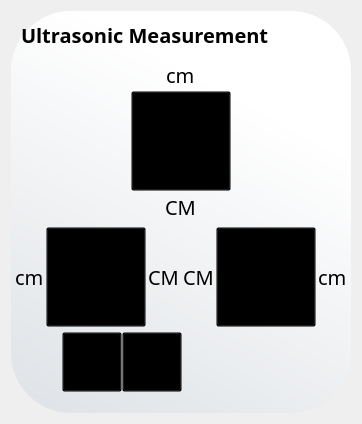
             <widget class="QWidget" name="ultrameasurement_page">
              <layout class="QHBoxLayout" name="horizontalLayout_81">
               <item>
                <widget class="QFrame" name="frame_131">
                 <property name="styleSheet">
                  <string notr="true">#frame_131{
background-color: qlineargradient(spread:pad, x1:0, y1:1, x2:0.413, y2:0.0908638, stop:0 #dee2e6, stop:1 #ffffff);
border-radius:60px;
}

#frame_133,#frame_134,#frame_137,#frame_138,#frame_139,#frame_135,#frame_136,#frame_140,#frame_141,#frame_143,#frame_144,#frame_145,#frame_146,#frame_147,#frame_148,#frame_142,#label_54,#label_57,#label_58,#label_59,#label_54,#cmultra1#cmultra_2,#cmultra_3{
background-color:rgba(0,0,0,0);
}

#pushButton_28,#pushButton_29,#pushButton_30,#pushButton_26,#pushButton_27{
background-color:rgba(0,0,0,0);
}

#pushButton_28:hover,#pushButton_29:hover,#pushButton_30:hover{
background-color:rgba(0,0,0,20);
border-radius:50px;
}

#pushButton_26:hover,#pushButton_27:hover{
background-color:rgba(0,0,0,20);
border-radius:30px;
}</string>
                 </property>
                 <property name="frameShape">
                  <enum>QFrame::StyledPanel</enum>
                 </property>
                 <property name="frameShadow">
                  <enum>QFrame::Raised</enum>
                 </property>
                 <layout class="QVBoxLayout" name="verticalLayout_67">
                  <property name="spacing">
                   <number>0</number>
                  </property>
                  <property name="leftMargin">
                   <number>0</number>
                  </property>
                  <property name="topMargin">
                   <number>0</number>
                  </property>
                  <property name="rightMargin">
                   <number>0</number>
                  </property>
                  <property name="bottomMargin">
                   <number>0</number>
                  </property>
                  <item alignment="Qt::AlignLeft|Qt::AlignTop">
                   <widget class="QFrame" name="frame_133">
                    <property name="sizePolicy">
                     <sizepolicy hsizetype="Preferred" vsizetype="Expanding">
                      <horstretch>0</horstretch>
                      <verstretch>0</verstretch>
                     </sizepolicy>
                    </property>
                    <property name="frameShape">
                     <enum>QFrame::StyledPanel</enum>
                    </property>
                    <property name="frameShadow">
                     <enum>QFrame::Raised</enum>
                    </property>
                    <layout class="QHBoxLayout" name="horizontalLayout_87">
                     <item>
                      <widget class="QLabel" name="label_54">
                       <property name="font">
                        <font>
                         <family>BankGothic Md BT</family>
                         <pointsize>15</pointsize>
                         <weight>75</weight>
                         <bold>true</bold>
                        </font>
                       </property>
                       <property name="text">
                        <string>Ultrasonic Measurement</string>
                       </property>
                      </widget>
                     </item>
                    </layout>
                   </widget>
                  </item>
                  <item alignment="Qt::AlignHCenter|Qt::AlignBottom">
                   <widget class="QFrame" name="frame_134">
                    <property name="sizePolicy">
                     <sizepolicy hsizetype="Preferred" vsizetype="Expanding">
                      <horstretch>0</horstretch>
                      <verstretch>0</verstretch>
                     </sizepolicy>
                    </property>
                    <property name="frameShape">
                     <enum>QFrame::StyledPanel</enum>
                    </property>
                    <property name="frameShadow">
                     <enum>QFrame::Raised</enum>
                    </property>
                    <layout class="QVBoxLayout" name="verticalLayout_68">
                     <property name="spacing">
                      <number>0</number>
                     </property>
                     <property name="leftMargin">
                      <number>0</number>
                     </property>
                     <property name="topMargin">
                      <number>0</number>
                     </property>
                     <property name="rightMargin">
                      <number>0</number>
                     </property>
                     <property name="bottomMargin">
                      <number>0</number>
                     </property>
                     <item>
                      <widget class="QFrame" name="frame_137">
                       <property name="frameShape">
                        <enum>QFrame::StyledPanel</enum>
                       </property>
                       <property name="frameShadow">
                        <enum>QFrame::Raised</enum>
                       </property>
                       <layout class="QHBoxLayout" name="horizontalLayout_88">
                        <property name="spacing">
                         <number>0</number>
                        </property>
                        <property name="leftMargin">
                         <number>0</number>
                        </property>
                        <property name="topMargin">
                         <number>0</number>
                        </property>
                        <property name="rightMargin">
                         <number>0</number>
                        </property>
                        <property name="bottomMargin">
                         <number>0</number>
                        </property>
                        <item alignment="Qt::AlignHCenter|Qt::AlignBottom">
                         <widget class="QLabel" name="cmultra1">
                          <property name="font">
                           <font>
                            <family>BankGothic Md BT</family>
                            <pointsize>15</pointsize>
                           </font>
                          </property>
                          <property name="styleSheet">
                           <string notr="true">background-color:rgba(0,0,0,0);</string>
                          </property>
                          <property name="text">
                           <string>cm</string>
                          </property>
                         </widget>
                        </item>
                       </layout>
                      </widget>
                     </item>
                     <item>
                      <widget class="QFrame" name="frame_139">
                       <property name="frameShape">
                        <enum>QFrame::StyledPanel</enum>
                       </property>
                       <property name="frameShadow">
                        <enum>QFrame::Raised</enum>
                       </property>
                       <layout class="QHBoxLayout" name="horizontalLayout_94">
                        <property name="spacing">
                         <number>0</number>
                        </property>
                        <property name="leftMargin">
                         <number>0</number>
                        </property>
                        <property name="topMargin">
                         <number>0</number>
                        </property>
                        <property name="rightMargin">
                         <number>0</number>
                        </property>
                        <property name="bottomMargin">
                         <number>0</number>
                        </property>
                        <item alignment="Qt::AlignHCenter|Qt::AlignBottom">
                         <widget class="QPushButton" name="pushButton_28">
                          <property name="sizePolicy">
                           <sizepolicy hsizetype="Maximum" vsizetype="Maximum">
                            <horstretch>0</horstretch>
                            <verstretch>0</verstretch>
                           </sizepolicy>
                          </property>
                          <property name="minimumSize">
                           <size>
                            <width>100</width>
                            <height>100</height>
                           </size>
                          </property>
                          <property name="text">
                           <string/>
                          </property>
                          <property name="icon">
                           <iconset resource="res.qrc">
                            <normaloff>:/image/Image/Rectangle_40-removebg-preview.png</normaloff>:/image/Image/Rectangle_40-removebg-preview.png</iconset>
                          </property>
                          <property name="iconSize">
                           <size>
                            <width>100</width>
                            <height>100</height>
                           </size>
                          </property>
                         </widget>
                        </item>
                       </layout>
                      </widget>
                     </item>
                     <item>
                      <widget class="QFrame" name="frame_138">
                       <property name="frameShape">
                        <enum>QFrame::StyledPanel</enum>
                       </property>
                       <property name="frameShadow">
                        <enum>QFrame::Raised</enum>
                       </property>
                       <layout class="QHBoxLayout" name="horizontalLayout_89">
                        <property name="spacing">
                         <number>0</number>
                        </property>
                        <property name="leftMargin">
                         <number>0</number>
                        </property>
                        <property name="topMargin">
                         <number>0</number>
                        </property>
                        <property name="rightMargin">
                         <number>0</number>
                        </property>
                        <property name="bottomMargin">
                         <number>0</number>
                        </property>
                        <item alignment="Qt::AlignHCenter|Qt::AlignBottom">
                         <widget class="QLabel" name="label_57">
                          <property name="font">
                           <font>
                            <family>BankGothic Md BT</family>
                            <pointsize>15</pointsize>
                           </font>
                          </property>
                          <property name="text">
                           <string>CM</string>
                          </property>
                         </widget>
                        </item>
                       </layout>
                      </widget>
                     </item>
                    </layout>
                   </widget>
                  </item>
                  <item alignment="Qt::AlignHCenter|Qt::AlignVCenter">
                   <widget class="QFrame" name="frame_136">
                    <property name="sizePolicy">
                     <sizepolicy hsizetype="Preferred" vsizetype="Expanding">
                      <horstretch>0</horstretch>
                      <verstretch>0</verstretch>
                     </sizepolicy>
                    </property>
                    <property name="frameShape">
                     <enum>QFrame::StyledPanel</enum>
                    </property>
                    <property name="frameShadow">
                     <enum>QFrame::Raised</enum>
                    </property>
                    <layout class="QHBoxLayout" name="horizontalLayout_82">
                     <property name="spacing">
                      <number>0</number>
                     </property>
                     <property name="leftMargin">
                      <number>0</number>
                     </property>
                     <property name="topMargin">
                      <number>0</number>
                     </property>
                     <property name="rightMargin">
                      <number>0</number>
                     </property>
                     <property name="bottomMargin">
                      <number>0</number>
                     </property>
                     <item>
                      <widget class="QFrame" name="frame_141">
                       <property name="frameShape">
                        <enum>QFrame::StyledPanel</enum>
                       </property>
                       <property name="frameShadow">
                        <enum>QFrame::Raised</enum>
                       </property>
                       <layout class="QHBoxLayout" name="horizontalLayout_83">
                        <property name="spacing">
                         <number>0</number>
                        </property>
                        <property name="leftMargin">
                         <number>0</number>
                        </property>
                        <property name="topMargin">
                         <number>0</number>
                        </property>
                        <property name="rightMargin">
                         <number>0</number>
                        </property>
                        <property name="bottomMargin">
                         <number>0</number>
                        </property>
                        <item>
                         <widget class="QFrame" name="frame_140">
                          <property name="frameShape">
                           <enum>QFrame::StyledPanel</enum>
                          </property>
                          <property name="frameShadow">
                           <enum>QFrame::Raised</enum>
                          </property>
                          <layout class="QHBoxLayout" name="horizontalLayout_84">
                           <property name="spacing">
                            <number>0</number>
                           </property>
                           <property name="leftMargin">
                            <number>0</number>
                           </property>
                           <property name="topMargin">
                            <number>0</number>
                           </property>
                           <property name="rightMargin">
                            <number>0</number>
                           </property>
                           <property name="bottomMargin">
                            <number>0</number>
                           </property>
                           <item alignment="Qt::AlignVCenter">
                            <widget class="QFrame" name="frame_143">
                             <property name="frameShape">
                              <enum>QFrame::StyledPanel</enum>
                             </property>
                             <property name="frameShadow">
                              <enum>QFrame::Raised</enum>
                             </property>
                             <layout class="QHBoxLayout" name="horizontalLayout_90">
                              <property name="spacing">
                               <number>0</number>
                              </property>
                              <property name="leftMargin">
                               <number>0</number>
                              </property>
                              <property name="topMargin">
                               <number>0</number>
                              </property>
                              <property name="rightMargin">
                               <number>0</number>
                              </property>
                              <property name="bottomMargin">
                               <number>0</number>
                              </property>
                              <item alignment="Qt::AlignRight|Qt::AlignVCenter">
                               <widget class="QLabel" name="cmultra_3">
                                <property name="font">
                                 <font>
                                  <family>BankGothic Md BT</family>
                                  <pointsize>15</pointsize>
                                 </font>
                                </property>
                                <property name="text">
                                 <string>cm</string>
                                </property>
                               </widget>
                              </item>
                             </layout>
                            </widget>
                           </item>
                           <item>
                            <widget class="QFrame" name="frame_144">
                             <property name="frameShape">
                              <enum>QFrame::StyledPanel</enum>
                             </property>
                             <property name="frameShadow">
                              <enum>QFrame::Raised</enum>
                             </property>
                             <layout class="QHBoxLayout" name="horizontalLayout_95">
                              <property name="spacing">
                               <number>0</number>
                              </property>
                              <property name="leftMargin">
                               <number>0</number>
                              </property>
                              <property name="topMargin">
                               <number>0</number>
                              </property>
                              <property name="rightMargin">
                               <number>0</number>
                              </property>
                              <property name="bottomMargin">
                               <number>0</number>
                              </property>
                              <item alignment="Qt::AlignRight|Qt::AlignTop">
                               <widget class="QPushButton" name="pushButton_29">
                                <property name="sizePolicy">
                                 <sizepolicy hsizetype="Maximum" vsizetype="Maximum">
                                  <horstretch>0</horstretch>
                                  <verstretch>0</verstretch>
                                 </sizepolicy>
                                </property>
                                <property name="minimumSize">
                                 <size>
                                  <width>100</width>
                                  <height>100</height>
                                 </size>
                                </property>
                                <property name="text">
                                 <string/>
                                </property>
                                <property name="icon">
                                 <iconset resource="res.qrc">
                                  <normaloff>:/image/Image/Rectangle_41-removebg-preview.png</normaloff>:/image/Image/Rectangle_41-removebg-preview.png</iconset>
                                </property>
                                <property name="iconSize">
                                 <size>
                                  <width>100</width>
                                  <height>100</height>
                                 </size>
                                </property>
                               </widget>
                              </item>
                             </layout>
                            </widget>
                           </item>
                           <item>
                            <widget class="QFrame" name="frame_145">
                             <property name="frameShape">
                              <enum>QFrame::StyledPanel</enum>
                             </property>
                             <property name="frameShadow">
                              <enum>QFrame::Raised</enum>
                             </property>
                             <layout class="QHBoxLayout" name="horizontalLayout_91">
                              <property name="spacing">
                               <number>0</number>
                              </property>
                              <property name="leftMargin">
                               <number>0</number>
                              </property>
                              <property name="topMargin">
                               <number>0</number>
                              </property>
                              <property name="rightMargin">
                               <number>0</number>
                              </property>
                              <property name="bottomMargin">
                               <number>0</number>
                              </property>
                              <item alignment="Qt::AlignRight|Qt::AlignVCenter">
                               <widget class="QLabel" name="label_58">
                                <property name="font">
                                 <font>
                                  <family>BankGothic Md BT</family>
                                  <pointsize>15</pointsize>
                                 </font>
                                </property>
                                <property name="text">
                                 <string>CM</string>
                                </property>
                               </widget>
                              </item>
                             </layout>
                            </widget>
                           </item>
                          </layout>
                         </widget>
                        </item>
                        <item>
                         <widget class="QFrame" name="frame_142">
                          <property name="frameShape">
                           <enum>QFrame::StyledPanel</enum>
                          </property>
                          <property name="frameShadow">
                           <enum>QFrame::Raised</enum>
                          </property>
                          <layout class="QHBoxLayout" name="horizontalLayout_85">
                           <property name="spacing">
                            <number>0</number>
                           </property>
                           <property name="leftMargin">
                            <number>0</number>
                           </property>
                           <property name="topMargin">
                            <number>0</number>
                           </property>
                           <property name="rightMargin">
                            <number>0</number>
                           </property>
                           <property name="bottomMargin">
                            <number>0</number>
                           </property>
                           <item>
                            <widget class="QFrame" name="frame_146">
                             <property name="frameShape">
                              <enum>QFrame::StyledPanel</enum>
                             </property>
                             <property name="frameShadow">
                              <enum>QFrame::Raised</enum>
                             </property>
                             <layout class="QHBoxLayout" name="horizontalLayout_92">
                              <property name="spacing">
                               <number>0</number>
                              </property>
                              <property name="leftMargin">
                               <number>0</number>
                              </property>
                              <property name="topMargin">
                               <number>0</number>
                              </property>
                              <property name="rightMargin">
                               <number>0</number>
                              </property>
                              <property name="bottomMargin">
                               <number>0</number>
                              </property>
                              <item alignment="Qt::AlignLeft|Qt::AlignVCenter">
                               <widget class="QLabel" name="label_59">
                                <property name="font">
                                 <font>
                                  <family>BankGothic Md BT</family>
                                  <pointsize>15</pointsize>
                                 </font>
                                </property>
                                <property name="text">
                                 <string>CM</string>
                                </property>
                               </widget>
                              </item>
                             </layout>
                            </widget>
                           </item>
                           <item>
                            <widget class="QFrame" name="frame_147">
                             <property name="frameShape">
                              <enum>QFrame::StyledPanel</enum>
                             </property>
                             <property name="frameShadow">
                              <enum>QFrame::Raised</enum>
                             </property>
                             <layout class="QHBoxLayout" name="horizontalLayout_96">
                              <property name="spacing">
                               <number>0</number>
                              </property>
                              <property name="leftMargin">
                               <number>0</number>
                              </property>
                              <property name="topMargin">
                               <number>0</number>
                              </property>
                              <property name="rightMargin">
                               <number>0</number>
                              </property>
                              <property name="bottomMargin">
                               <number>0</number>
                              </property>
                              <item alignment="Qt::AlignLeft|Qt::AlignTop">
                               <widget class="QPushButton" name="pushButton_30">
                                <property name="sizePolicy">
                                 <sizepolicy hsizetype="Maximum" vsizetype="Maximum">
                                  <horstretch>0</horstretch>
                                  <verstretch>0</verstretch>
                                 </sizepolicy>
                                </property>
                                <property name="minimumSize">
                                 <size>
                                  <width>100</width>
                                  <height>100</height>
                                 </size>
                                </property>
                                <property name="text">
                                 <string/>
                                </property>
                                <property name="icon">
                                 <iconset resource="res.qrc">
                                  <normaloff>:/image/Image/Rectangle_39-removebg-preview.png</normaloff>:/image/Image/Rectangle_39-removebg-preview.png</iconset>
                                </property>
                                <property name="iconSize">
                                 <size>
                                  <width>100</width>
                                  <height>100</height>
                                 </size>
                                </property>
                               </widget>
                              </item>
                             </layout>
                            </widget>
                           </item>
                           <item>
                            <widget class="QFrame" name="frame_148">
                             <property name="frameShape">
                              <enum>QFrame::StyledPanel</enum>
                             </property>
                             <property name="frameShadow">
                              <enum>QFrame::Raised</enum>
                             </property>
                             <layout class="QHBoxLayout" name="horizontalLayout_93">
                              <property name="spacing">
                               <number>0</number>
                              </property>
                              <property name="leftMargin">
                               <number>0</number>
                              </property>
                              <property name="topMargin">
                               <number>0</number>
                              </property>
                              <property name="rightMargin">
                               <number>0</number>
                              </property>
                              <property name="bottomMargin">
                               <number>0</number>
                              </property>
                              <item alignment="Qt::AlignLeft|Qt::AlignVCenter">
                               <widget class="QLabel" name="cmultra_2">
                                <property name="font">
                                 <font>
                                  <family>BankGothic Md BT</family>
                                  <pointsize>15</pointsize>
                                 </font>
                                </property>
                                <property name="styleSheet">
                                 <string notr="true">background-color:rgba(0,0,0,0);</string>
                                </property>
                                <property name="text">
                                 <string>cm</string>
                                </property>
                               </widget>
                              </item>
                             </layout>
                            </widget>
                           </item>
                          </layout>
                         </widget>
                        </item>
                       </layout>
                      </widget>
                     </item>
                    </layout>
                   </widget>
                  </item>
                  <item alignment="Qt::AlignLeft|Qt::AlignBottom">
                   <widget class="QFrame" name="frame_135">
                    <property name="sizePolicy">
                     <sizepolicy hsizetype="Preferred" vsizetype="Expanding">
                      <horstretch>0</horstretch>
                      <verstretch>0</verstretch>
                     </sizepolicy>
                    </property>
                    <property name="frameShape">
                     <enum>QFrame::StyledPanel</enum>
                    </property>
                    <property name="frameShadow">
                     <enum>QFrame::Raised</enum>
                    </property>
                    <layout class="QHBoxLayout" name="horizontalLayout_86">
                     <property name="spacing">
                      <number>0</number>
                     </property>
                     <property name="leftMargin">
                      <number>50</number>
                     </property>
                     <property name="topMargin">
                      <number>0</number>
                     </property>
                     <property name="rightMargin">
                      <number>0</number>
                     </property>
                     <property name="bottomMargin">
                      <number>20</number>
                     </property>
                     <item>
                      <widget class="QPushButton" name="pushButton_26">
                       <property name="sizePolicy">
                        <sizepolicy hsizetype="Maximum" vsizetype="Maximum">
                         <horstretch>0</horstretch>
                         <verstretch>0</verstretch>
                        </sizepolicy>
                       </property>
                       <property name="minimumSize">
                        <size>
                         <width>60</width>
                         <height>60</height>
                        </size>
                       </property>
                       <property name="text">
                        <string/>
                       </property>
                       <property name="icon">
                        <iconset resource="res.qrc">
                         <normaloff>:/icon/Icon/icons8-save-file-20.png</normaloff>:/icon/Icon/icons8-save-file-20.png</iconset>
                       </property>
                       <property name="iconSize">
                        <size>
                         <width>60</width>
                         <height>60</height>
                        </size>
                       </property>
                      </widget>
                     </item>
                     <item>
                      <widget class="QPushButton" name="pushButton_27">
                       <property name="sizePolicy">
                        <sizepolicy hsizetype="Maximum" vsizetype="Maximum">
                         <horstretch>0</horstretch>
                         <verstretch>0</verstretch>
                        </sizepolicy>
                       </property>
                       <property name="minimumSize">
                        <size>
                         <width>60</width>
                         <height>60</height>
                        </size>
                       </property>
                       <property name="text">
                        <string/>
                       </property>
                       <property name="icon">
                        <iconset resource="res.qrc">
                         <normaloff>:/icon/Icon/icons8-paste-20.png</normaloff>:/icon/Icon/icons8-paste-20.png</iconset>
                       </property>
                       <property name="iconSize">
                        <size>
                         <width>60</width>
                         <height>60</height>
                        </size>
                       </property>
                      </widget>
                     </item>
                    </layout>
                   </widget>
                  </item>
                 </layout>
                </widget>
               </item>
              </layout>
             </widget>
